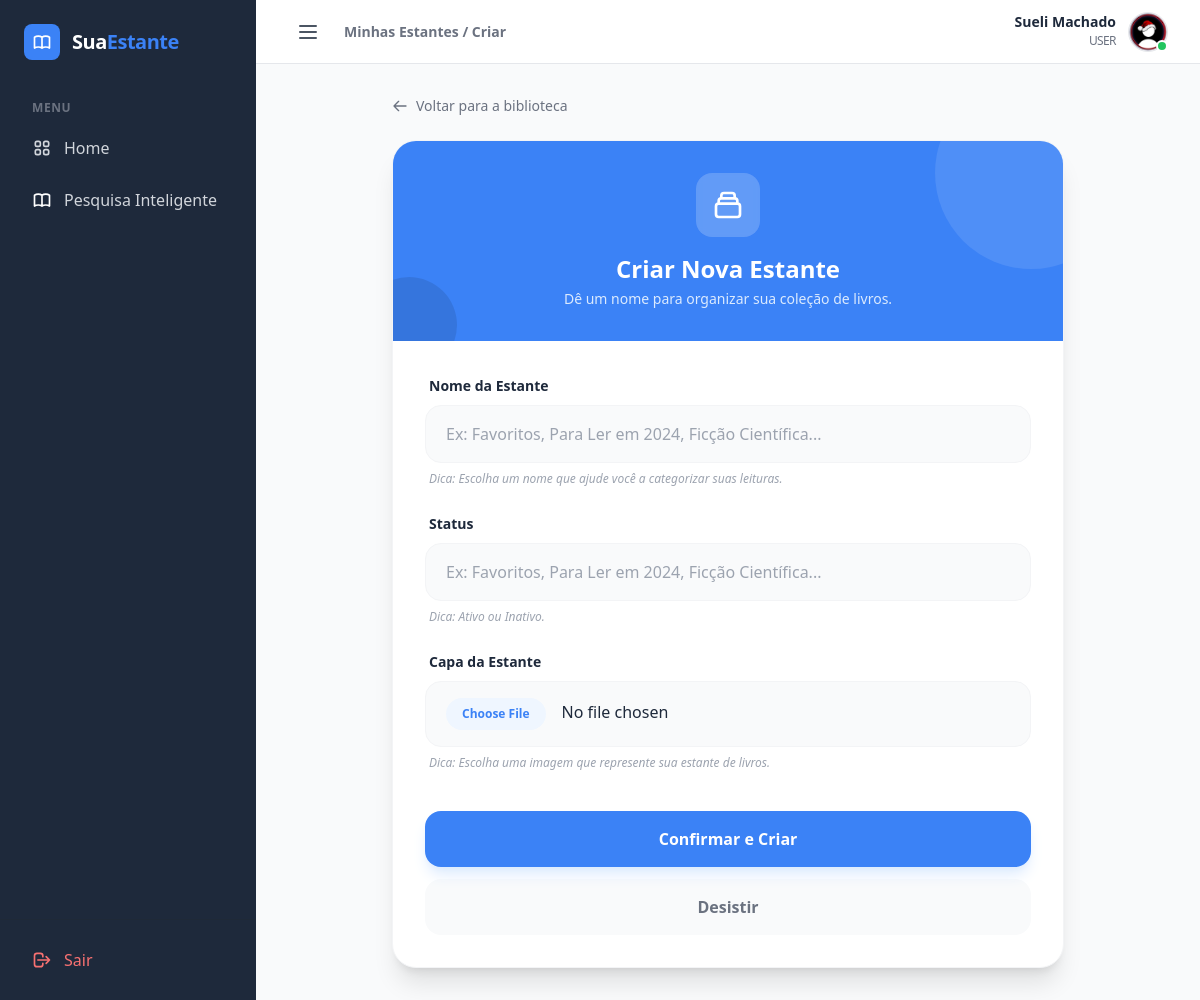
Screenshot of /user/estante (signed in) with the database file from the repository.
### models/modelos.py (models this page shows)
class User(db.Model, UserMixin):
    id = db.Column(db.Integer, primary_key=True)
    name = db.Column(db.String(100), nullable=False)
    email = db.Column(db.String(120), nullable=False, unique=True)
    photo = db.Column(db.String(255), nullable=True)
    type_user = db.Column(db.Enum('admin', 'user', default='user')) # Admin ou User
    estado = db.Column(db.String(10), default='Ativo') # 'ativo' ou 'inativo'
    password_hash = db.Column(db.String(128), nullable=False)
    created_at = db.Column(db.DateTime, default=datetime.utcnow)
    estantes = db.relationship('Estante', backref='dono', lazy=True)

### routes/user.py (the view)
@user_bp.route('/estante', methods=['GET'])
@login_required
def form_nova_estante():
    return render_template('user/new_shelf.html')

### models/modelos.py (called while the page is built)
@login_manager.user_loader
def load_user(user_id):
    return User.query.get(int(user_id))

### templates/user/new_shelf.html (shortened to what this page needs)
{% extends "admin/base_adm.html" %}
{% block breadcrumb %}Minhas Estantes / Criar{% endblock %}
{% block dashboard_content %}
<div class="max-w-2xl mx-auto">
    <a href="{{ url_for('user.home') }}" class="inline-flex items-center text-sm text-gray-500 hover:text-primary transition-colors mb-6 group">
        <svg class="w-4 h-4 mr-2 transform group-hover:-translate-x-1 transition-transform" fill="none" stroke="currentColor" viewBox="0 0 24 24">
            <path stroke-linecap="round" stroke-linejoin="round" stroke-width="2" d="M10 19l-7-7m0 0l7-7m-7 7h18"></path>
        </svg>
        Voltar para a biblioteca
    </a>
    <div class="bg-white rounded-3xl border border-gray-100 shadow-xl overflow-hidden">
        <div class="bg-primary p-8 text-white text-center relative overflow-hidden">
            <div class="relative z-10">
                <div class="w-16 h-16 bg-white/20 rounded-2xl flex items-center justify-center mx-auto mb-4 backdrop-blur-sm">
                </div>
                <h1 class="text-2xl font-bold">Criar Nova Estante</h1>
                <p class="text-blue-100 text-sm mt-1">Dê um nome para organizar sua coleção de livros.</p>
            </div>
            <div class="absolute top-0 right-0 -mr-16 -mt-16 w-48 h-48 bg-white/10 rounded-full"></div>
            <div class="absolute bottom-0 left-0 -ml-8 -mb-8 w-24 h-24 bg-black/10 rounded-full"></div>
        </div>
        <form action="{{ url_for('user.nova_estante') }}" enctype="multipart/form-data" method="POST" class="p-8 space-y-6">
            <div class="space-y-2">
                <label for="nome" class="text-sm font-bold text-secondary ml-1">Nome da Estante</label>
                <input type="text" id="nome" name="nome" required autofocus
                       placeholder="Ex: Favoritos, Para Ler em 2024, Ficção Científica..."
                       class="w-full px-5 py-4 bg-gray-50 border border-gray-100 rounded-2xl text-secondary focus:outline-none focus:ring-2 focus:ring-primary focus:bg-white transition-all">
                <p class="text-xs text-gray-400 ml-1 italic">Dica: Escolha um nome que ajude você a categorizar suas leituras.</p>
            </div>
            <div class="space-y-2">
                <label for="estado" class="text-sm font-bold text-secondary ml-1">Status</label>
                <input type="text" id="estado" name="estado" required autofocus
                       placeholder="Ex: Favoritos, Para Ler em 2024, Ficção Científica..."
                       class="w-full px-5 py-4 bg-gray-50 border border-gray-100 rounded-2xl text-secondary focus:outline-none focus:ring-2 focus:ring-primary focus:bg-white transition-all">
                <p class="text-xs text-gray-400 ml-1 italic">Dica: Ativo ou Inativo.</p>
            </div>
            <div class="space-y-2">
                <label for="capa" class="text-sm font-bold text-secondary ml-1">Capa da Estante</label>
                <input type="file" id="capa" name="capa" accept="image/png, image/jpeg, image/jpg" required
                        class="w-full px-5 py-4 bg-gray-50 border border-gray-100 rounded-2xl text-secondary focus:outline-none focus:ring-2 focus:ring-primary focus:bg-white transition-all
                                file:mr-4 file:py-2 file:px-4 file:rounded-full file:border-0 file:text-xs file:font-semibold file:bg-blue-50 file:text-primary hover:file:bg-blue-100">
                <p class="text-xs text-gray-400 ml-1 italic">Dica: Escolha uma imagem que represente sua estante de livros.</p>
            </div>
            <div class="pt-4 flex flex-col gap-3">
                <button type="submit" class="w-full py-4 bg-primary hover:bg-blue-600 text-white font-bold rounded-2xl shadow-lg shadow-blue-100 transition-all transform active:scale-95">
                    Confirmar e Criar
                </button>
                <a href="{{ url_for('user.home') }}" class="w-full py-4 bg-gray-50 text-gray-500 font-bold rounded-2xl text-center hover:bg-gray-100 transition-colors">
                    Desistir
                </a>
            </div>
        </form>
    </div>
</div>
{% endblock %}

### templates/admin/base_adm.html (shortened to what this page needs)
<!DOCTYPE html>
<html lang="pt-br">
<head>
    <script src="https://cdn.tailwindcss.com"></script>
</head>
<body class="bg-gray-50 font-sans antialiased" x-data="{ sidebarOpen: true }">
    <div class="flex h-screen overflow-hidden">
        <aside
            :class="sidebarOpen ? 'w-64' : 'w-20'"
            class="bg-secondary text-white hidden md:flex flex-col flex-shrink-0 transition-all duration-300 ease-in-out">
            <div class="p-6 flex items-center gap-3 overflow-hidden whitespace-nowrap">
                <div class="bg-primary p-2 rounded-lg flex-shrink-0">
                </div>
                <span x-show="sidebarOpen" x-transition.opacity class="text-xl font-bold tracking-tight text-white">
                    Sua<span class="text-primary">Estante</span>
                </span>
            </div>
            <nav class="flex-1 px-4 space-y-1 mt-4 overflow-hidden">
                <p x-show="sidebarOpen" class="px-4 text-xs font-semibold text-gray-500 uppercase tracking-wider mb-2">Menu</p>
                {% if current_user.type_user == 'admin' %}
                    <a href="{{ url_for('admin.admin_dashboard') }}" class="flex items-center gap-3 px-4 py-3 rounded-xl transition hover:bg-gray-800 text-gray-300 hover:text-white {% if request.endpoint == 'admin.admin_dashboard' %} bg-primary !text-white {% endif %}">
                        <svg class="w-5 h-5 flex-shrink-0" fill="none" stroke="currentColor" viewBox="0 0 24 24"><path stroke-linecap="round" stroke-linejoin="round" stroke-width="2" d="M4 6a2 2 0 012-2h2a2 2 0 012 2v2a2 2 0 01-2 2H6a2 2 0 01-2-2V6zM14 6a2 2 0 012-2h2a2 2 0 012 2v2a2 2 0 01-2 2h-2a2 2 0 01-2-2V6zM4 16a2 2 0 012-2h2a2 2 0 012 2v2a2 2 0 01-2 2H6a2 2 0 01-2-2v-2zM14 16a2 2 0 012-2h2a2 2 0 012 2v2a2 2 0 01-2 2h-2a2 2 0 01-2-2v-2z"></path></svg>
                        <span x-show="sidebarOpen" x-transition.opacity>Dashboard</span>
                    </a>
                    <a href="{{ url_for('admin.list_users') }}" class="flex items-center gap-3 px-4 py-3 rounded-xl transition hover:bg-gray-800 text-gray-300 hover:text-white {% if request.endpoint == 'admin.list_users' %} bg-primary !text-white {% endif %}">
                        <svg class="w-5 h-5 flex-shrink-0" fill="none" stroke="currentColor" viewBox="0 0 24 24"><path stroke-linecap="round" stroke-linejoin="round" stroke-width="2" d="M12 4.354a4 4 0 110 5.292M15 21H3v-1a6 6 0 0112 0v1zm0 0h6v-1a6 6 0 00-9-5.197M13 7a4 4 0 11-8 0 4 4 0 018 0z"></path></svg>
                        <span x-show="sidebarOpen" x-transition.opacity>Usuários</span>
                    </a>
                    <a href="{{ url_for('admin.list_estantes') }}" class="flex items-center gap-3 px-4 py-3 rounded-xl transition hover:bg-gray-800 text-gray-300 hover:text-white {% if request.endpoint == 'admin.list_estantes' %} bg-primary !text-white {% endif %}">
                        <svg class="w-5 h-5 text-white" fill="none" stroke="currentColor" viewBox="0 0 24 24"><path stroke-linecap="round" stroke-linejoin="round" stroke-width="2" d="M12 6.253v13m0-13C10.832 5.477 9.246 5 7.5 5S4.168 5.477 3 6.253v13C4.168 18.477 5.754 18 7.5 18s3.332.477 4.5 1.253m0-13C13.168 5.477 14.754 5 16.5 5c1.747 0 3.332.477 4.5 1.253v13C19.832 18.477 18.247 18 16.5 18c-1.746 0-3.332.477-4.5 1.253"></path></svg>
                        <span x-show="sidebarOpen" x-transition.opacity>Estantes</span>
                    </a>
                    <a href="{{ url_for('admin.list_books') }}" class="flex items-center gap-3 px-4 py-3 rounded-xl transition hover:bg-gray-800 text-gray-300 hover:text-white {% if request.endpoint == 'admin.list_books' %} bg-primary !text-white {% endif %}">
                        <svg class="w-5 h-5 text-white" fill="none" stroke="currentColor" viewBox="0 0 24 24">
                            <path stroke-linecap="round" stroke-linejoin="round" stroke-width="2" d="M11 5H6a2 2 0 00-2 2v11a2 2 0 002 2h11a2 2 0 002-2v-5m-1.414-9.414a2 2 0 112.828 2.828L11.828 15H9v-2.828l8.586-8.586z"></path>
                        </svg>
                        <span x-show="sidebarOpen" x-transition.opacity>Livros</span>
                    </a>
                    <a href="{{ url_for('admin.list_histories') }}" class="flex items-center gap-3 px-4 py-3 rounded-xl transition hover:bg-gray-800 text-gray-300 hover:text-white {% if request.endpoint == 'admin.list_histories' %} bg-primary !text-white {% endif %}">
                        <svg class="w-5 h-5 flex-shrink-0" fill="none" stroke="currentColor" viewBox="0 0 24 24">
                            <path stroke-linecap="round" stroke-linejoin="round" stroke-width="2" d="M12 8v4l3 3m6-3a9 9 0 11-18 0 9 9 0 0118 0z"></path>
                        </svg>
                        <span x-show="sidebarOpen" x-transition.opacity>Histórico</span>
                    </a>
                {% else %}
                    <a href="{{ url_for('user.home') }}" class="flex items-center gap-3 px-4 py-3 rounded-xl transition hover:bg-gray-800 text-gray-300 hover:text-white ">
                        <span x-show="sidebarOpen" x-transition.opacity>Home</span>
                    </a>
                    <a href="{{ url_for('user.pesquisa_inteligente') }}" class="flex items-center gap-3 px-4 py-3 rounded-xl transition hover:bg-gray-800 text-gray-300 hover:text-white ">
                        <span x-show="sidebarOpen" x-transition.opacity>Pesquisa Inteligente</span>
                    </a>
                {% endif %}
            </nav>
            <div class="p-4 border-t border-gray-800">
                <a href="{{ url_for('auth.logout') }}" class="flex items-center gap-3 px-4 py-3 rounded-xl text-red-400 hover:bg-red-500/10 transition">
                    <svg class="w-5 h-5 flex-shrink-0" fill="none" stroke="currentColor" viewBox="0 0 24 24"><path stroke-linecap="round" stroke-linejoin="round" stroke-width="2" d="M17 16l4-4m0 0l-4-4m4 4H7m6 4v1a3 3 0 01-3 3H6a3 3 0 01-3-3V7a3 3 0 013-3h4a3 3 0 013 3v1"></path></svg>
                    <span x-show="sidebarOpen" x-transition.opacity>Sair</span>
                </a>
            </div>
        </aside>
        <div class="flex-1 flex flex-col min-w-0 overflow-hidden">
            <header class="bg-white border-b border-gray-200 h-16 flex items-center justify-between px-8 flex-shrink-0">
                <div class="flex items-center gap-4">
                    <button @click="sidebarOpen = !sidebarOpen" class="p-2 rounded-lg hover:bg-gray-100 text-gray-600 transition-colors focus:outline-none">
                        <svg class="w-6 h-6" fill="none" stroke="currentColor" viewBox="0 0 24 24">
                            <path stroke-linecap="round" stroke-linejoin="round" stroke-width="2" d="M4 6h16M4 12h16M4 18h16"></path>
                        </svg>
                    </button>
                    <h2 class="text-sm font-semibold text-gray-500">{% block breadcrumb %}Admin / Início{% endblock %}</h2>
                </div>
                <div class="relative" x-data="{ open: false }">
                    <button @click="open = !open" @click.outside="open = false" class="flex items-center gap-3 focus:outline-none group">
                        <div class="text-right hidden sm:block">
                            <p class="text-sm font-bold text-secondary leading-none group-hover:text-primary transition">{{ current_user.name }}</p>
                            <p class="text-xs text-gray-500 mt-1 uppercase tracking-tighter">{{ current_user.type_user }}</p>
                        </div>
                        <div class="relative">
                            <a href="{{ url_for('user.perfil') }}">
                                {% if current_user.photo %}
                                    <img src="{{ url_for('static', filename='uploads/user/' + current_user.photo) }}" class="w-10 h-10 rounded-full object-cover border border-gray-200">
                                {% else %}
                                    <div class="w-10 h-10 rounded-full bg-primary flex items-center justify-center text-white font-bold">{{ current_user.name[0] | upper }}</div>
                                {% endif %}
                            </a>
                            <div class="absolute bottom-0 right-0 w-3 h-3 bg-green-500 border-2 border-white rounded-full"></div>
                        </div>
                    </button>
                    </div>
            </header>
            <main class="flex-1 overflow-y-auto p-8">
                {% block dashboard_content %}{% endblock %}
            </main>
        </div>
    </div>
</body>
</html>

### rows the page displays
User: name "Sueli Machado", type_user "USER", photo (picture)
